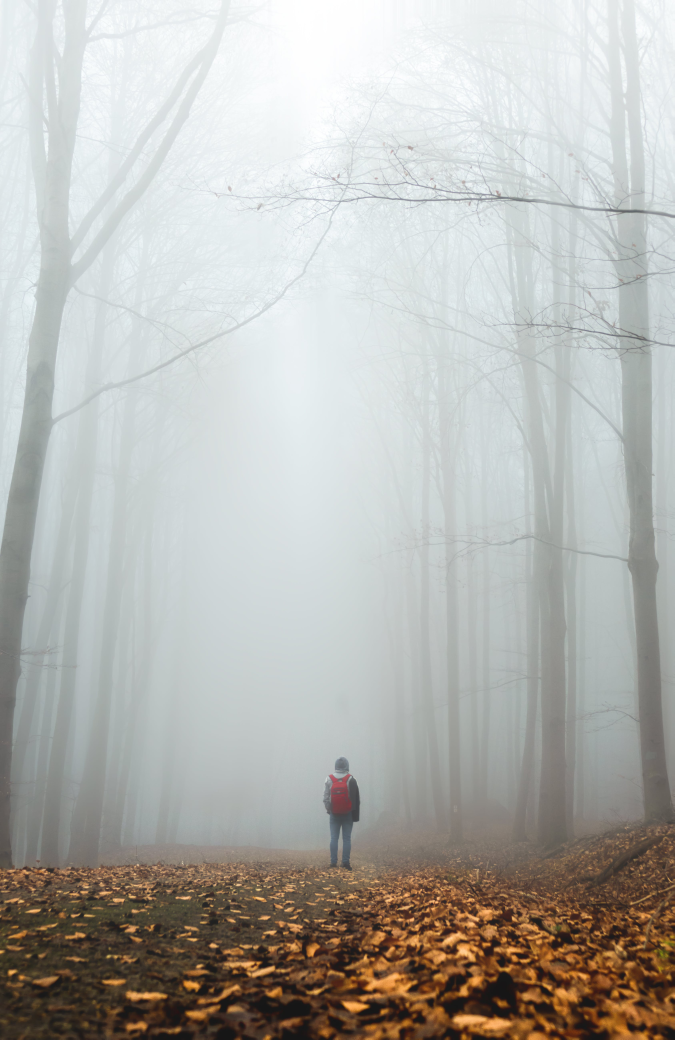
#> input picture Image Dehazing/Hazy Images/01_outdoor_hazy.jpg, 3371 x 5197 px (shown at 1/5 size); its folder holds only this picture in this run
$ python dehaze.py   (older library calls are emulated)
#> lines starting #> are read from the running program, lines starting #| are printed output that depends on the picture
import cv2
import math
from cv2 import imshow
from cv2 import PSNR
import numpy as np
import csv
import timeit
import time
# in darkchannel function we have find out of pixelx of colour out of r,g,b having mininmum value .then we have form a dark image with respect to that colour channel

# [50 lines left out: functions calculate_psnr, ssim, calculate_ssim, not called in this run]

def DarkChannel(im):
    b, g, r = cv2.split(im)
    dc = cv2.min(cv2.min(r, g), b)
    kernel = np.ones((5, 5), np.uint8)
    dark = cv2.erode(dc, kernel)
    return dark

def AtmLight(im, dark):
    [h, w] = im.shape[:2]
    imsz = h*w
    numpx = int(max(math.floor(imsz/1000), 1))
    darkvec = dark.reshape(imsz)
    imvec = im.reshape(imsz, 3)
    indices = darkvec.argsort()
    indices = indices[(imsz-numpx)::]
    atmsum = np.zeros([1, 3])
    for ind in range(1, numpx):
       atmsum = atmsum + imvec[indices[ind]]
    A = atmsum / numpx
    return A

def Estimate_transmissino(image, A):
    omega = 0.95
    image3 = np.empty(image.shape, image.dtype)
    for ind in range(0, 3):
        image3[:, :, ind] = image[:, :, ind]/A[0, ind]
    transmission = 1 - omega*DarkChannel(image3)
    return transmission

#guidance image: I filtering input image: p  regularization parameter: eps
def Guidedfilter(im, p, r, eps): # time complexity O(1)  r=radius
    mean_I = cv2.boxFilter(im, cv2.CV_64F, (r, r))
    mean_p = cv2.boxFilter(p, cv2.CV_64F, (r, r))
    mean_Ip = cv2.boxFilter(im*p, cv2.CV_64F, (r, r))
    cov_Ip = mean_Ip - mean_I*mean_p
    mean_II = cv2.boxFilter(im*im, cv2.CV_64F, (r, r))
    var_I = mean_II - mean_I*mean_I
    a = cov_Ip/(var_I + eps)
    b = mean_p - a*mean_I
    mean_a = cv2.boxFilter(a, cv2.CV_64F, (r, r))
    mean_b = cv2.boxFilter(b, cv2.CV_64F, (r, r))
    filter = mean_a*im + mean_b
    return filter


def Refine_Transmission(image, et):
    gray_image = cv2.cvtColor(image, cv2.COLOR_BGR2GRAY)
    gray_image = np.float64(gray_image)/255
    r = 60
    eps = 0.0001
    t = Guidedfilter(gray_image, et, r, eps)
    return t


def Recover(im, t, A, tx=0.1):
    res = np.empty(im.shape, im.dtype)
    t = cv2.max(t, tx)
    for ind in range(0, 3):
        res[:, :, ind] = (im[:, :, ind]-A[0, ind])/t + A[0, ind]
    return res


if __name__ == '__main__':
    starttime = timeit.default_timer()
    starting_path="./Hazy Images/"
    ending_path="_outdoor_hazy.jpg"
    starting_path_for_saving="./dehazed images/"
    ending_path_for_saving="__dehazed.png"
    starting_path_for_realimg="./Ground Truth/"
    ending_path_for_realimg="_outdoor_GT.jpg"
    f = open('values.csv', 'w')
    writer = csv.writer(f)
    for i in range(1,2):
        prevtime=time.time()
        k=i
        if k<10:
            k=str(0)+str(i)
        name=starting_path+str(k)+ending_path
        inputimage = cv2.imread(name)
#> inputimage is the input picture: shape (5197, 3371, 3); mean B, G, R 176.8, 181, 181.3
        # inputimage=cv2.resize(inputimage,(640,480))
        I = inputimage.astype('float64')/255
        dark = DarkChannel(I)
#> in DarkChannel, `b, g, r = cv2.split(im)`:
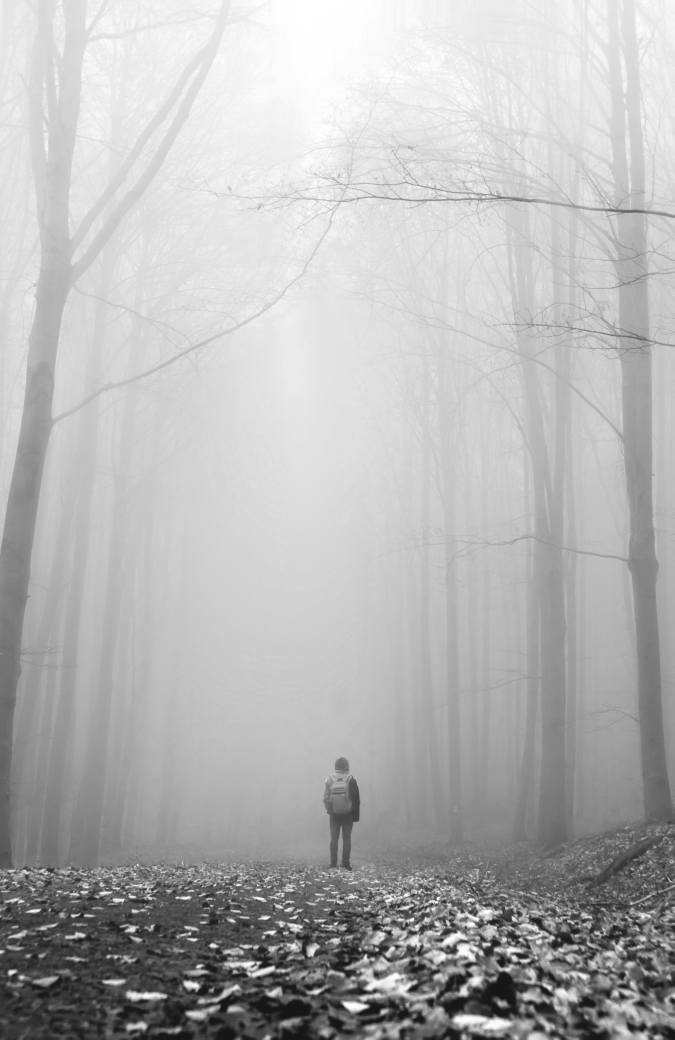
#> r: shape (5197, 3371) float64 (shown at 1/5 size); min 0.0588, max 1, mean 0.711
        A = AtmLight(I, dark)
#> in AtmLight, `indices = indices[(imsz-numpx)::]`: indices = 17519 values, max 2357921 at index 132, min 1466 at index 4360, mean 235820.6
#> the loop in AtmLight, `for ind in range(1, numpx):` made 17518 passes
#> atmsum on passes 1 to 3: [[1, 1, 1]], [[2, 2, 2]], [[2.99, 2.99, 2.99]]
#> after the loop in AtmLight, `for ind in range(1, numpx):`: atmsum = [[17514.6, 17514.6, 17514.6]]
#> in AtmLight, `A = atmsum / numpx`: A = [[1, 1, 1]]
#> A = [[1, 1, 1]]
        te = Estimate_transmissino(I, A)
        t = Refine_Transmission(inputimage, te)
#> in Guidedfilter, `mean_II = cv2.boxFilter(im*im, cv2.CV_64F, (r, r))`:
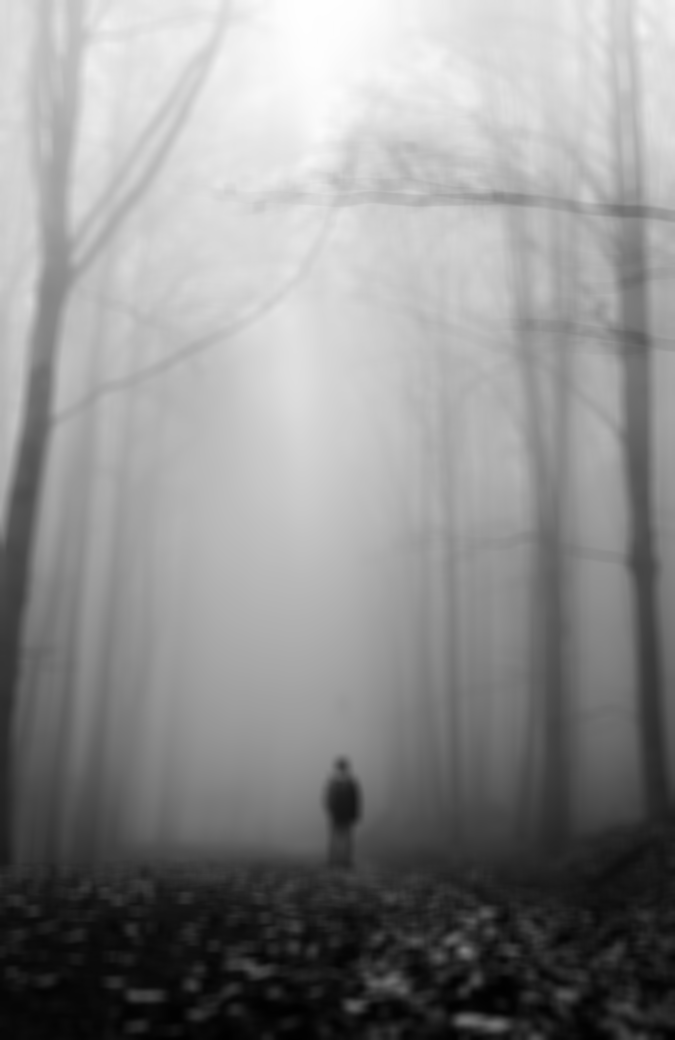
#> mean_II: shape (5197, 3371) float64 (shown at 1/5 size); min 0.00744, max 1, mean 0.556
#> in Guidedfilter, `var_I = mean_II - mean_I*mean_I`:
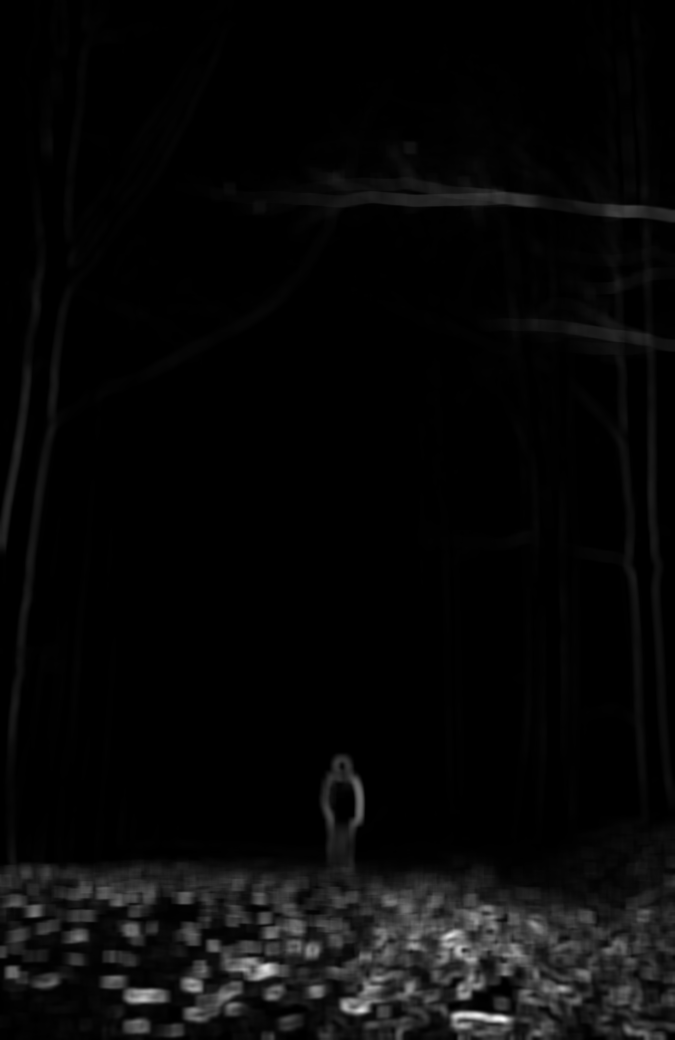
#> var_I: shape (5197, 3371) float64 (shown at 1/5 size); min -2.78e-15, max 0.0756, mean 0.00249; drawn with min black and max white
#> in Guidedfilter, `b = mean_p - a*mean_I`:
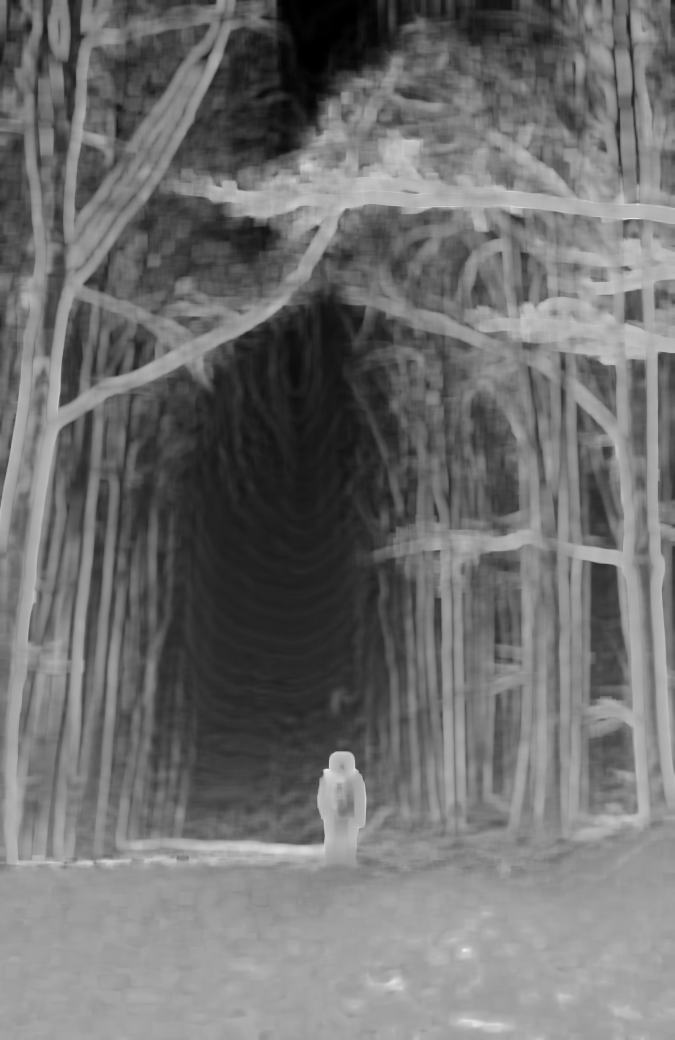
#> b: shape (5197, 3371) float64 (shown at 1/5 size); min 0.0498, max 1.45, mean 0.665; drawn with min black and max white
#> in Guidedfilter, `mean_a = cv2.boxFilter(a, cv2.CV_64F, (r, r))`:
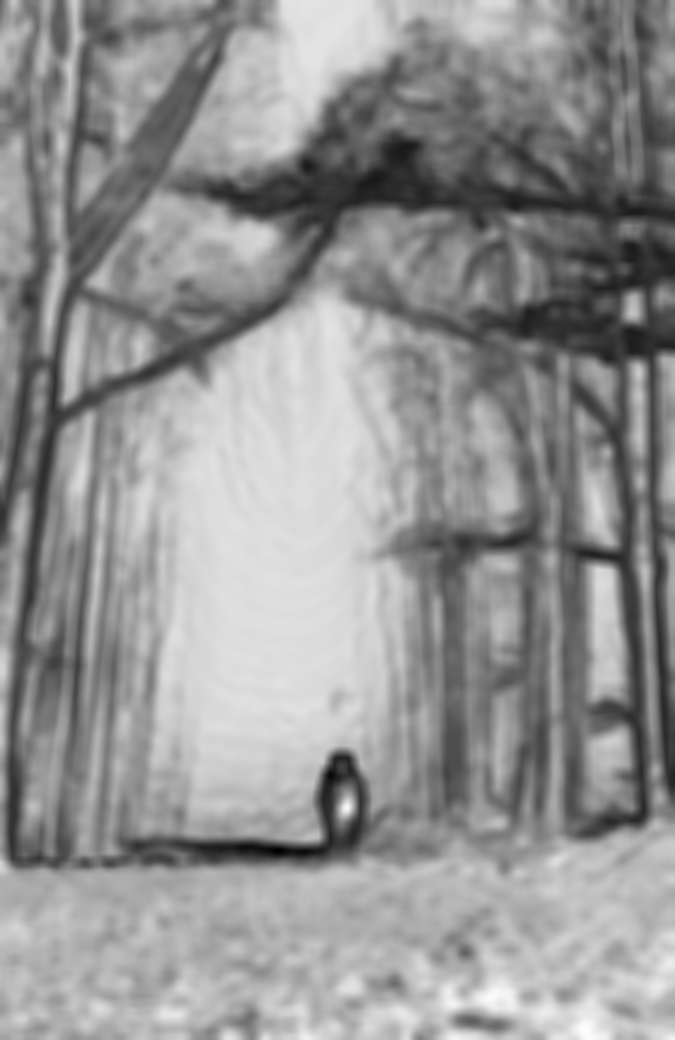
#> mean_a: shape (5197, 3371) float64 (shown at 1/5 size); min -1.14, max 0.135, mean -0.4; drawn with min black and max white
        J = Recover(I, t, A, 0.1)
#> after the loop in Recover, `for ind in range(0, 3):`:
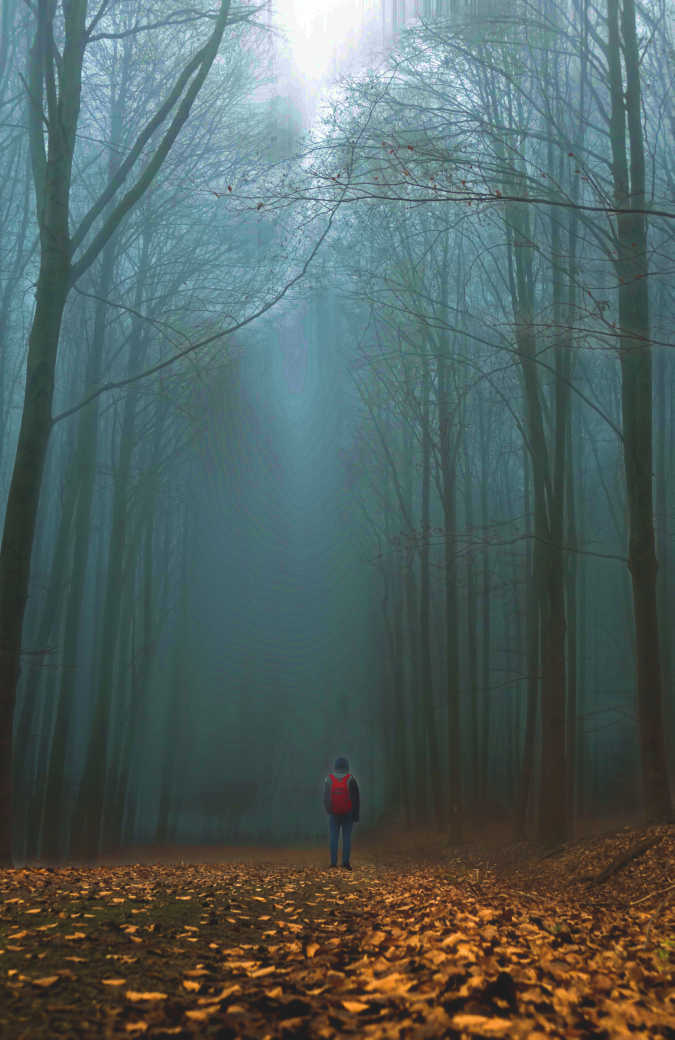
#> res: shape (5197, 3371, 3) float64 (shown at 1/5 size); mean B, G, R 0.305, 0.314, 0.249; drawn with min black and max white
        path_to_save=starting_path_for_saving+str(k)+ending_path_for_saving
#> (the run stopped early here; a loop or call above may not have finished)
